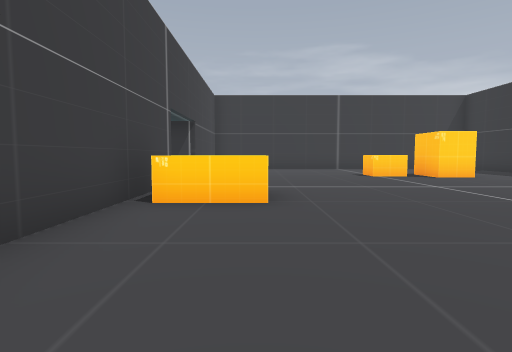
View 1 (above)

17 first-person views from a walk through a 3-D level made in the Godot game engine. The camera is 1.3 m above the floor, tilts 4° down and sees 80° across. The floor is counted in squares, 2 m on a side. Each view is taken from the middle of a square. On the plan, view 1 faces up. The plan holds only what a view shows up to about 10 squares ahead; the rest is blank. The place goes on beyond the plan. Characters and animated objects are left out. Some surface patterns are stand-ins.

View 2
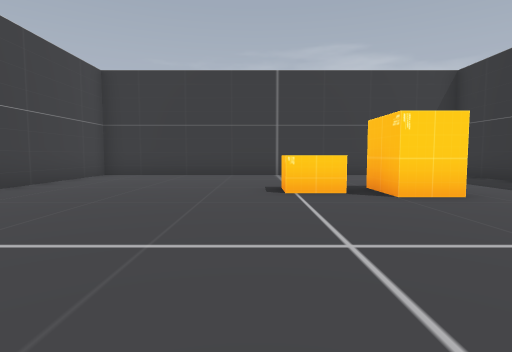

View 3
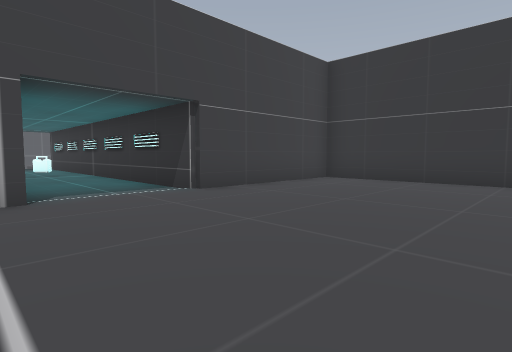

View 4
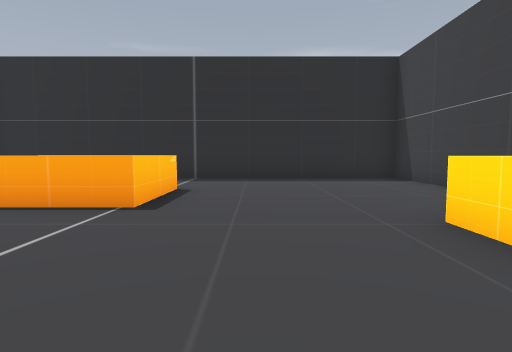

View 5
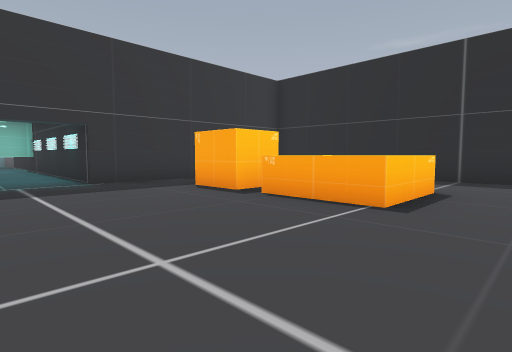

View 6
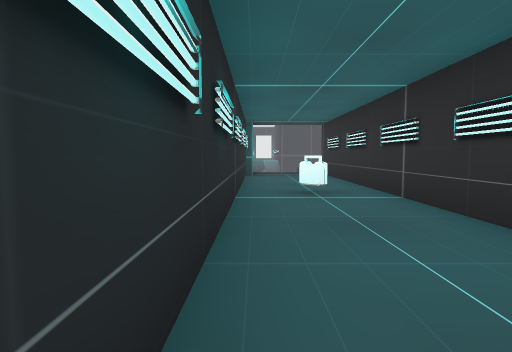

View 7
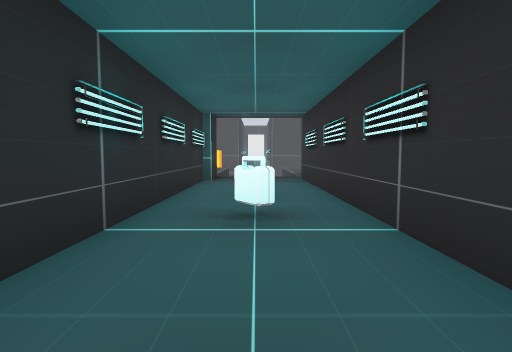

View 8
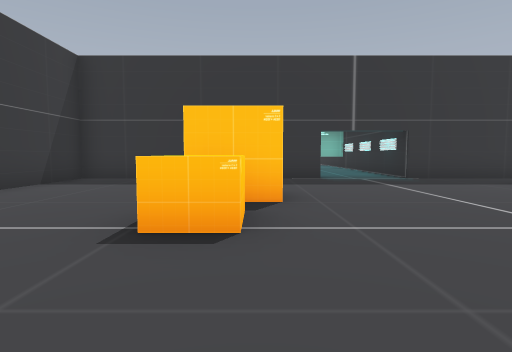

View 9
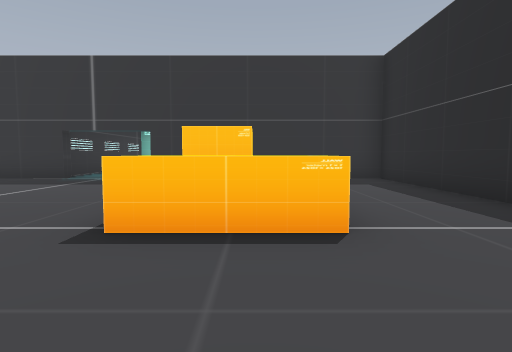

View 10
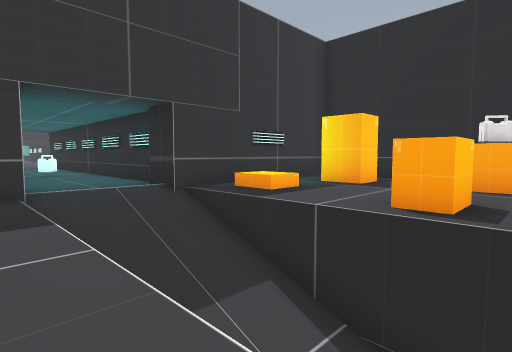

View 11
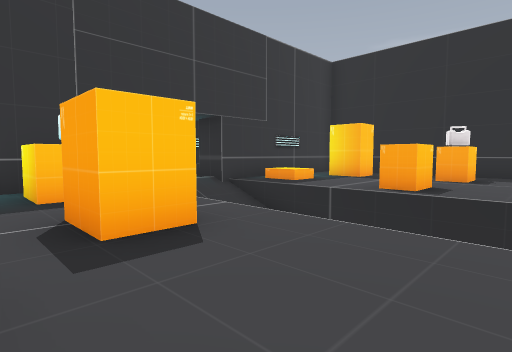

View 12
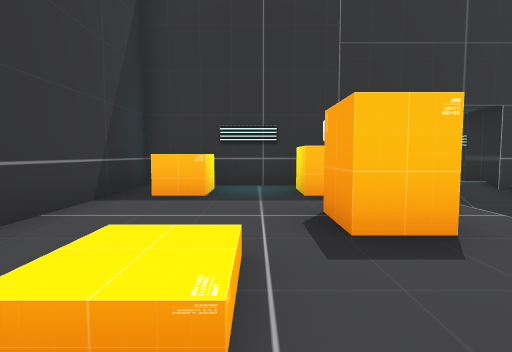

View 13
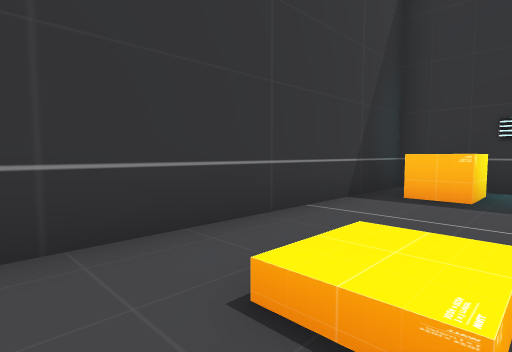

View 14
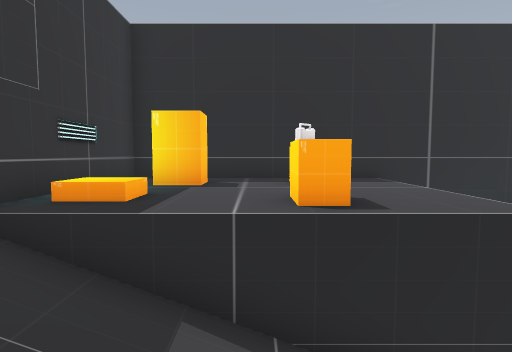

View 15
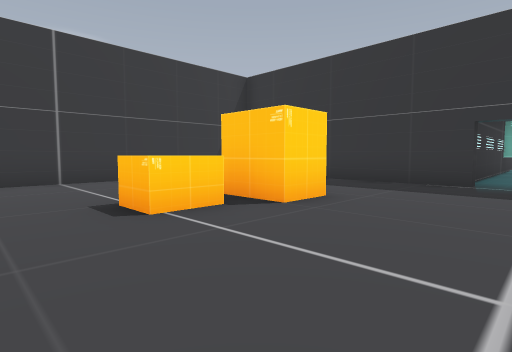

View 16
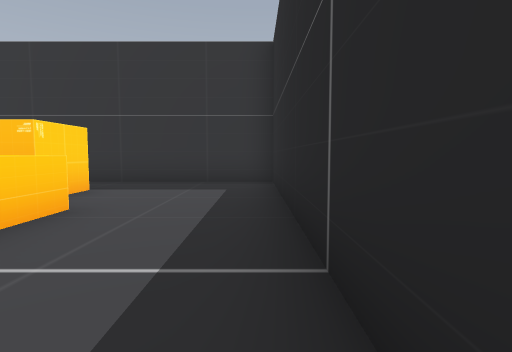

View 17
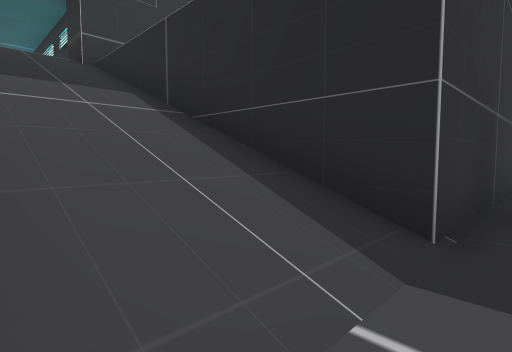

### Floor plan
Key: @ floor where view 1 was taken; # wall or solid block; . main floor; - floor 5.5 m lower than the main floor; / step, stairs or slope; ^ raised ledge; M medkit; O other object.
Columns run from 21 left of view 1 to 11 right of it. Each row starts with its distance up from view 1.
 15  ########
 14  .......#          #############
 13  .....^.#          #...........#
 12  .......#          #...........#
 11  ...#.#.#          #...........#
 10  .......############.....^.....#
  9 -///////...................#...#
  8 -///////.....M.................##
  7 -////////........................
  6 -..#..//############.............
  5 -.....//#          #^^.........#O
  4 -.......#          #^^.........#
  3  ..#..#.#          #.....^^.#..#
  2  .......#          #.....^^....#
  1  ########          #...........#
  0                    #.@.........#
 -1                    #...........#
 -2                    #############

Positions as (right, up) in squares from view 1, and headings:
1: (0, 0), facing up
2: (3, 4), facing up
3: (3, 6), facing up-left
4: (2, 7), facing down
5: (2, 7), facing down-right
6: (-3, 7), facing left
7: (-5, 8), facing left
8: (1, 9), facing right
9: (1, 2), facing right
10: (-19, 10), facing down-right
11: (-20, 12), facing down-right
12: (-20, 12), facing right
13: (-20, 12), facing up-right
14: (-17, 10), facing down
15: (2, 6), facing up-right
16: (2, -1), facing right
17: (-21, 9), facing down-right
